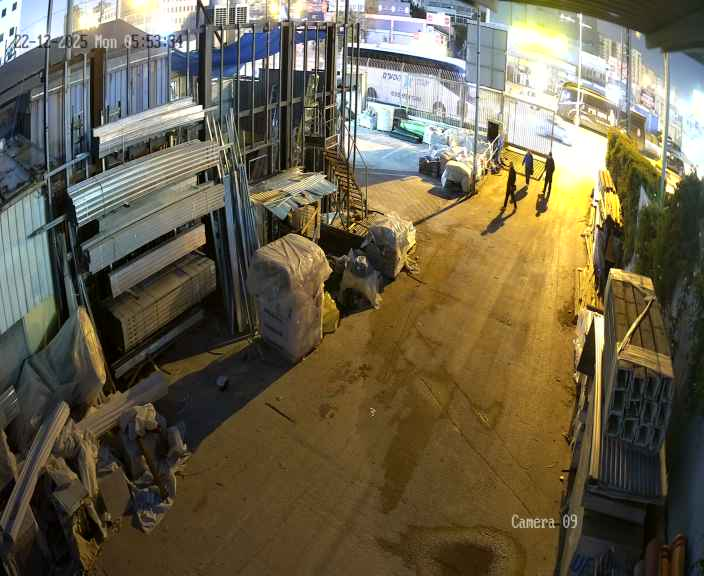
#> input picture data/training/camera-events/Factory/20251222_035349/1.jpg, 704 x 576 px; its folder holds only this picture in this run
$ python -i heatmap.py   (imports and definitions only)
#> lines starting #> are read from the running program, lines starting #| are printed output that depends on the picture
"""
Stage 3: Heat Map Analysis (Historical Patterns)

This module builds spatial probability maps of where significant motion typically occurs.
It maintains a rolling history of motion events and flags unusual patterns.
"""

import numpy as np
try:
    import cv2  # type: ignore
except Exception:  # OpenCV optional
    cv2 = None  # type: ignore
from datetime import datetime, timedelta
from pathlib import Path
import json
from typing import Dict, Tuple, Optional, List
import pickle


class HeatMapAnalyzer:
    """
    Analyzes motion patterns over time to build historical heat maps
    and detect anomalous motion in unusual locations.
    """

    def __init__(
        self,
        storage_path: str = "data/heatmaps",
        history_days: int = 30,
        frame_shape: Tuple[int, int] = (480, 640),
        decay_factor: float = 0.95,
        time_binning: str = "day_night",
        n_time_bins: Optional[int] = None,
        day_hours: Tuple[int, int] = (7, 19),
    ):
        """
        Initialize the heat map analyzer.

        Args:
            storage_path: Directory to store heat map data
            history_days: Number of days to maintain in rolling history (7-30)
            frame_shape: Expected shape of motion masks (height, width)
            decay_factor: Exponential decay for older events (0-1)
        """
        self.storage_path = Path(storage_path)
        self.storage_path.mkdir(parents=True, exist_ok=True)

        self.history_days = history_days
        self.frame_shape = frame_shape
        self.decay_factor = decay_factor
        self.time_binning = time_binning  # 'day_night' | 'hour'
        # Determine number of bins
        if n_time_bins is not None:
            self.n_time_bins = int(n_time_bins)
        else:
            self.n_time_bins = 2 if self.time_binning == "day_night" else 24
        self.day_hours = day_hours  # used for day_night

        # Initialize heat map accumulator (H, W, T)
        self.heat_map = np.zeros((*frame_shape, self.n_time_bins), dtype=np.float32)

        # Track event count (total) and per-bin counts
        self.event_count = 0
        self.per_bin_event_count = [0 for _ in range(self.n_time_bins)]

        # Metadata for tracking
        self.last_update = datetime.now()
        self.events_history = []  # List of (timestamp, motion_data)

        # Load existing heat map if available
        self._load_heatmap()

    # [43 lines left out: function add_motion_event, not called in this run]

    def get_probability_heatmap(self, method: str = "max", *, for_timestamp: Optional[datetime] = None, time_bin: Optional[int] = None, aggregate: str = "bin") -> np.ndarray:
        """
        Get a normalized probability heat map (0-1 scale).

        Returns:
            2D Normalized heat map where each pixel represents
            the probability of motion occurrence at that location.
        Args:
            method: 'max' (default) or 'events'
            for_timestamp: if provided, selects the bin for that time
            time_bin: explicit time bin index to use
            aggregate: 'bin' (default), 'max_all', or 'mean_all'
        """
        if self.event_count == 0:
            return np.zeros(self.frame_shape, dtype=np.float32)

        # Decide which slice to use or aggregate
        if aggregate in ("max_all", "mean_all"):
            slice_map = self.heat_map
            if method == "events":
                denom = float(max(1, self.event_count))
                norm = np.clip(slice_map / denom, 0.0, 1.0)
            else:
                max_val = float(np.max(slice_map))
                norm = slice_map / max_val if max_val > 0 else slice_map
            if aggregate == "max_all":
                return np.max(norm, axis=2)
            else:
                return np.mean(norm, axis=2)

        # Use a specific bin
        if time_bin is None:
            bin_idx = self._get_time_bin(for_timestamp or self.last_update)
        else:
            bin_idx = int(time_bin) % self.n_time_bins

        slice_map = self.heat_map[:, :, bin_idx]
        if method == "events":
            denom = float(max(1, self.per_bin_event_count[bin_idx]))
            norm = np.clip(slice_map / denom, 0.0, 1.0)
        else:
            max_val = float(np.max(slice_map))
            norm = slice_map / max_val if max_val > 0 else slice_map
        return norm

    # [70 lines left out: function calculate_anomaly_score, not called in this run]

    def generate_heatmap_overlay(
        self,
        original_image: np.ndarray,
        colormap: int = cv2.COLORMAP_JET,
        alpha: float = 0.4,
        *,
        timestamp: Optional[datetime] = None,
        time_bin: Optional[int] = None,
    ) -> np.ndarray:
        """
        Generate a visual heat map overlay on the original image.

        Args:
            original_image: Original camera frame
            colormap: OpenCV colormap (COLORMAP_JET, COLORMAP_HOT, etc.)
            alpha: Transparency of overlay (0-1)

        Returns:
            Image with heat map overlay
        """
        # Get normalized heat map for selected bin
        if time_bin is not None or timestamp is not None:
            prob_map = self.get_probability_heatmap(for_timestamp=timestamp, time_bin=time_bin, aggregate="bin")
        else:
            prob_map = self.get_probability_heatmap(aggregate="bin")

        # Convert to uint8 for colormap
        heatmap_uint8 = (prob_map * 255).astype(np.uint8)

        if cv2 is None:
            raise RuntimeError("OpenCV not available: overlay generation requires opencv-python")
        # Apply colormap (red = high probability)
        colored_heatmap = cv2.applyColorMap(heatmap_uint8, colormap)

        # Resize to match original image if needed
        if colored_heatmap.shape[:2] != original_image.shape[:2]:
            colored_heatmap = cv2.resize(
                colored_heatmap,
                (original_image.shape[1], original_image.shape[0])
            )

        # Ensure original image is BGR
        if len(original_image.shape) == 2:
            original_image = cv2.cvtColor(original_image, cv2.COLOR_GRAY2BGR)

        # Blend with original image
        overlay = cv2.addWeighted(original_image, 1 - alpha, colored_heatmap, alpha, 0)

        return overlay

    # [45 lines left out: functions build_from_batch, reset, flag_unusual_motion, _cleanup_old_events, not called in this run]

    def _apply_decay(self) -> None:
        """Apply exponential decay to heat map for temporal relevance."""
        self.heat_map *= self.decay_factor

    # [24 lines left out: function save_heatmap, not called in this run]

    def _load_heatmap(self, camera_id: str = "default") -> bool:
        """
        Load existing heat map from disk if available.

        Args:
            camera_id: Identifier for the camera

        Returns:
            True if loaded successfully, False otherwise
        """
        load_path = self.storage_path / f"heatmap_{camera_id}.pkl"

        if not load_path.exists():
            return False

        try:
            with open(load_path, 'rb') as f:
                data = pickle.load(f)

            loaded_map = data.get('heat_map')
            # Backward compatibility: upgrade 2D -> 3D with single bin
            if loaded_map.ndim == 2:
                loaded_map = np.expand_dims(loaded_map.astype(np.float32), axis=2)
            self.heat_map = loaded_map
            self.event_count = data['event_count']
            self.per_bin_event_count = data.get('per_bin_event_count', [self.event_count])
            self.last_update = data['last_update']
            self.events_history = data['events_history']
            self.time_binning = data.get('time_binning', self.time_binning)
            self.n_time_bins = int(data.get('n_time_bins', self.heat_map.shape[2]))
            self.day_hours = data.get('day_hours', self.day_hours)
            # Align shapes/config if mismatch
            if self.heat_map.shape[:2] != self.frame_shape:
                if cv2 is None:
                    raise RuntimeError(
                        "OpenCV not available: cannot resize loaded heat map to frame_shape"
                    )
                self.heat_map = np.stack([
                    cv2.resize(self.heat_map[:, :, i], (self.frame_shape[1], self.frame_shape[0]))
                    for i in range(self.heat_map.shape[2])
                ], axis=2).astype(np.float32)
            if self.heat_map.shape[2] != self.n_time_bins:
                # Pad or truncate bins to match n_time_bins
                current_T = self.heat_map.shape[2]
                if current_T < self.n_time_bins:
                    pad = np.zeros((*self.frame_shape, self.n_time_bins - current_T), dtype=np.float32)
                    self.heat_map = np.concatenate([self.heat_map, pad], axis=2)
                    self.per_bin_event_count += [0] * (self.n_time_bins - current_T)
                else:
                    self.heat_map = self.heat_map[:, :, : self.n_time_bins]
                    self.per_bin_event_count = self.per_bin_event_count[: self.n_time_bins]

            # Cleanup old events after loading
            self._cleanup_old_events()

            return True
        except Exception as e:
            print(f"Failed to load heat map: {e}")
            return False

    # [37 lines left out: functions get_statistics, _get_time_bin, not called in this run]

>>> import cv2
>>> picture = cv2.imread('../../../data/training/camera-events/Factory/20251222_035349/1.jpg')
#> picture is the input picture: shape (576, 704, 3); mean B, G, R 75.9, 98.4, 106.8
>>> result = HeatMapAnalyzer().generate_heatmap_overlay(picture)
#> in generate_heatmap_overlay, `overlay = cv2.addWeighted(original_image, 1 - alpha, colored_heatmap, ..`:
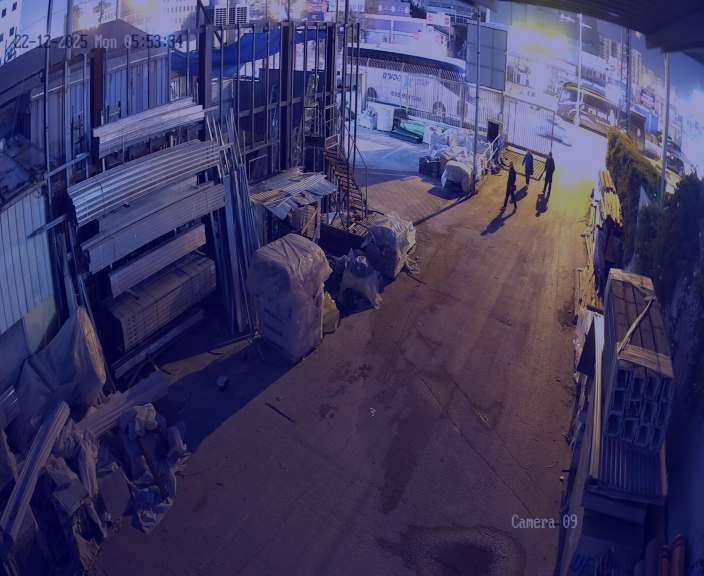
#> overlay: shape (576, 704, 3); mean B, G, R 96.8, 59.1, 64.1
